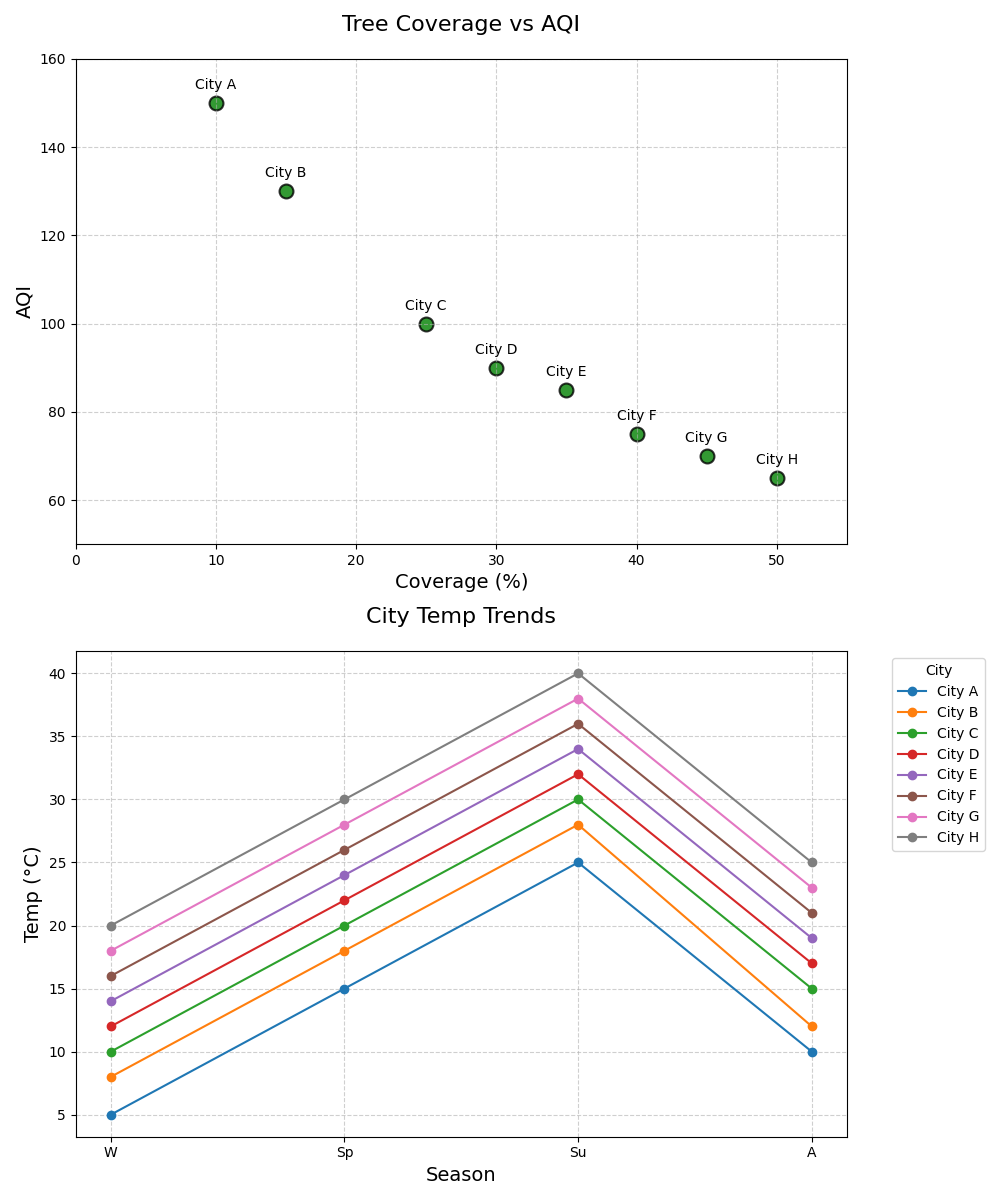

Recreate this plot in Python.
import matplotlib.pyplot as plt
import numpy as np

cities = ["City A", "City B", "City C", "City D", "City E", "City F", "City G", "City H"]
tree_coverage = np.array([10, 15, 25, 30, 35, 40, 45, 50])
AQI_levels = np.array([150, 130, 100, 90, 85, 75, 70, 65])

temperature_trends = {
    "City A": [5, 15, 25, 10],
    "City B": [8, 18, 28, 12],
    "City C": [10, 20, 30, 15],
    "City D": [12, 22, 32, 17],
    "City E": [14, 24, 34, 19],
    "City F": [16, 26, 36, 21],
    "City G": [18, 28, 38, 23],
    "City H": [20, 30, 40, 25]
}

# Change subplot configuration from 1 row x 2 columns to 2 rows x 1 column
fig, (ax1, ax2) = plt.subplots(2, 1, figsize=(10, 12))

ax1.scatter(tree_coverage, AQI_levels, color='green', s=100, alpha=0.8,
            edgecolors='black', linewidth=1.5)

for i, txt in enumerate(cities):
    ax1.annotate(txt,
                 (tree_coverage[i], AQI_levels[i]), 
                 textcoords="offset points", 
                 xytext=(0, 10), 
                 ha='center', 
                 fontsize=10)

ax1.set_title("Tree Coverage vs AQI", fontsize=16, pad=20)
ax1.set_xlabel("Coverage (%)", fontsize=14)
ax1.set_ylabel("AQI", fontsize=14)
ax1.grid(True, linestyle='--', alpha=0.6)
ax1.set_xlim(0, 55)
ax1.set_ylim(50, 160)

for city in cities:
    temperatures = temperature_trends[city]
    quarters = ['W', 'Sp', 'Su', 'A']  # Shortened quarter names
    ax2.plot(quarters, temperatures, marker='o', label=city)

ax2.set_title("City Temp Trends", fontsize=16, pad=20)
ax2.set_xlabel("Season", fontsize=14)
ax2.set_ylabel("Temp (°C)", fontsize=14)
ax2.grid(True, linestyle='--', alpha=0.6)
ax2.legend(title='City', bbox_to_anchor=(1.05, 1), loc='upper left')

plt.tight_layout()
plt.show()
